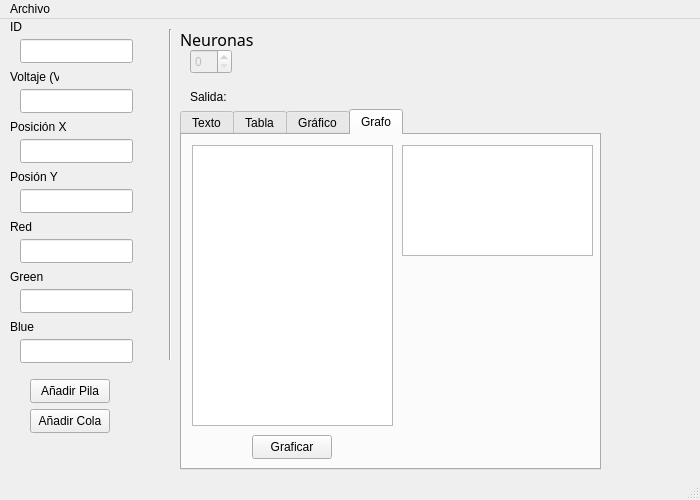
<?xml version="1.0" encoding="UTF-8"?>
<ui version="4.0">
 <class>MainWindow</class>
 <widget class="QMainWindow" name="MainWindow">
  <property name="geometry">
   <rect>
    <x>0</x>
    <y>0</y>
    <width>700</width>
    <height>500</height>
   </rect>
  </property>
  <property name="windowTitle">
   <string>MainWindow</string>
  </property>
  <widget class="QWidget" name="centralwidget">
   <widget class="QPushButton" name="btnAPila">
    <property name="geometry">
     <rect>
      <x>30</x>
      <y>360</y>
      <width>80</width>
      <height>24</height>
     </rect>
    </property>
    <property name="text">
     <string>Añadir Pila</string>
    </property>
   </widget>
   <widget class="QLineEdit" name="lineEdit">
    <property name="geometry">
     <rect>
      <x>20</x>
      <y>20</y>
      <width>113</width>
      <height>24</height>
     </rect>
    </property>
   </widget>
   <widget class="QLabel" name="label">
    <property name="geometry">
     <rect>
      <x>10</x>
      <y>0</y>
      <width>49</width>
      <height>16</height>
     </rect>
    </property>
    <property name="text">
     <string>ID</string>
    </property>
   </widget>
   <widget class="QLineEdit" name="lineEdit_2">
    <property name="geometry">
     <rect>
      <x>20</x>
      <y>70</y>
      <width>113</width>
      <height>24</height>
     </rect>
    </property>
   </widget>
   <widget class="QLabel" name="label_2">
    <property name="geometry">
     <rect>
      <x>10</x>
      <y>50</y>
      <width>49</width>
      <height>16</height>
     </rect>
    </property>
    <property name="text">
     <string>Voltaje (V)</string>
    </property>
   </widget>
   <widget class="QLineEdit" name="lineEdit_3">
    <property name="geometry">
     <rect>
      <x>20</x>
      <y>120</y>
      <width>113</width>
      <height>24</height>
     </rect>
    </property>
   </widget>
   <widget class="QLabel" name="label_3">
    <property name="geometry">
     <rect>
      <x>10</x>
      <y>100</y>
      <width>61</width>
      <height>16</height>
     </rect>
    </property>
    <property name="text">
     <string>Posición X</string>
    </property>
   </widget>
   <widget class="QLineEdit" name="lineEdit_4">
    <property name="geometry">
     <rect>
      <x>20</x>
      <y>170</y>
      <width>113</width>
      <height>24</height>
     </rect>
    </property>
   </widget>
   <widget class="QLabel" name="label_4">
    <property name="geometry">
     <rect>
      <x>10</x>
      <y>150</y>
      <width>49</width>
      <height>16</height>
     </rect>
    </property>
    <property name="text">
     <string>Posión Y</string>
    </property>
   </widget>
   <widget class="QLineEdit" name="lineEdit_5">
    <property name="geometry">
     <rect>
      <x>20</x>
      <y>220</y>
      <width>113</width>
      <height>24</height>
     </rect>
    </property>
   </widget>
   <widget class="QLabel" name="label_5">
    <property name="geometry">
     <rect>
      <x>10</x>
      <y>200</y>
      <width>49</width>
      <height>16</height>
     </rect>
    </property>
    <property name="text">
     <string>Red</string>
    </property>
   </widget>
   <widget class="QLineEdit" name="lineEdit_6">
    <property name="geometry">
     <rect>
      <x>20</x>
      <y>270</y>
      <width>113</width>
      <height>24</height>
     </rect>
    </property>
   </widget>
   <widget class="QLabel" name="label_6">
    <property name="geometry">
     <rect>
      <x>10</x>
      <y>250</y>
      <width>49</width>
      <height>16</height>
     </rect>
    </property>
    <property name="text">
     <string>Green</string>
    </property>
   </widget>
   <widget class="QLineEdit" name="lineEdit_7">
    <property name="geometry">
     <rect>
      <x>20</x>
      <y>320</y>
      <width>113</width>
      <height>24</height>
     </rect>
    </property>
   </widget>
   <widget class="QLabel" name="label_7">
    <property name="geometry">
     <rect>
      <x>10</x>
      <y>300</y>
      <width>49</width>
      <height>16</height>
     </rect>
    </property>
    <property name="text">
     <string>Blue</string>
    </property>
   </widget>
   <widget class="Line" name="line">
    <property name="geometry">
     <rect>
      <x>160</x>
      <y>10</y>
      <width>20</width>
      <height>331</height>
     </rect>
    </property>
    <property name="orientation">
     <enum>Qt::Vertical</enum>
    </property>
   </widget>
   <widget class="QLabel" name="label_8">
    <property name="geometry">
     <rect>
      <x>180</x>
      <y>10</y>
      <width>91</width>
      <height>21</height>
     </rect>
    </property>
    <property name="font">
     <font>
      <family>Raleway Medium</family>
      <pointsize>12</pointsize>
     </font>
    </property>
    <property name="text">
     <string>Neuronas</string>
    </property>
   </widget>
   <widget class="QLabel" name="label_9">
    <property name="geometry">
     <rect>
      <x>190</x>
      <y>70</y>
      <width>49</width>
      <height>16</height>
     </rect>
    </property>
    <property name="text">
     <string>Salida:</string>
    </property>
   </widget>
   <widget class="QSpinBox" name="cNumNeuronas">
    <property name="enabled">
     <bool>false</bool>
    </property>
    <property name="geometry">
     <rect>
      <x>190</x>
      <y>30</y>
      <width>42</width>
      <height>25</height>
     </rect>
    </property>
   </widget>
   <widget class="QPushButton" name="btnACola">
    <property name="geometry">
     <rect>
      <x>30</x>
      <y>390</y>
      <width>80</width>
      <height>24</height>
     </rect>
    </property>
    <property name="text">
     <string>Añadir Cola</string>
    </property>
   </widget>
   <widget class="QTabWidget" name="tabWidget">
    <property name="enabled">
     <bool>true</bool>
    </property>
    <property name="geometry">
     <rect>
      <x>180</x>
      <y>90</y>
      <width>421</width>
      <height>361</height>
     </rect>
    </property>
    <property name="tabPosition">
     <enum>QTabWidget::North</enum>
    </property>
    <property name="tabShape">
     <enum>QTabWidget::Rounded</enum>
    </property>
    <property name="currentIndex">
     <number>3</number>
    </property>
    <property name="elideMode">
     <enum>Qt::ElideNone</enum>
    </property>
    <widget class="QWidget" name="tab">
     <attribute name="title">
      <string>Texto</string>
     </attribute>
     <widget class="QPlainTextEdit" name="cSalida">
      <property name="geometry">
       <rect>
        <x>10</x>
        <y>10</y>
        <width>221</width>
        <height>281</height>
       </rect>
      </property>
     </widget>
     <widget class="QPushButton" name="btnListar">
      <property name="geometry">
       <rect>
        <x>10</x>
        <y>300</y>
        <width>80</width>
        <height>24</height>
       </rect>
      </property>
      <property name="text">
       <string>Listar</string>
      </property>
     </widget>
     <widget class="QComboBox" name="cbOrdernar">
      <property name="geometry">
       <rect>
        <x>240</x>
        <y>10</y>
        <width>91</width>
        <height>24</height>
       </rect>
      </property>
      <property name="placeholderText">
       <string>Ordenar...</string>
      </property>
      <item>
       <property name="text">
        <string>Seleccionar...</string>
       </property>
      </item>
      <item>
       <property name="text">
        <string>ID (Asc)</string>
       </property>
      </item>
      <item>
       <property name="text">
        <string>Voltaje</string>
       </property>
      </item>
     </widget>
    </widget>
    <widget class="QWidget" name="tab_2">
     <attribute name="title">
      <string>Tabla</string>
     </attribute>
     <widget class="QTableWidget" name="tabla">
      <property name="geometry">
       <rect>
        <x>10</x>
        <y>80</y>
        <width>401</width>
        <height>192</height>
       </rect>
      </property>
      <property name="sizePolicy">
       <sizepolicy hsizetype="MinimumExpanding" vsizetype="MinimumExpanding">
        <horstretch>0</horstretch>
        <verstretch>0</verstretch>
       </sizepolicy>
      </property>
      <attribute name="verticalHeaderVisible">
       <bool>false</bool>
      </attribute>
      <attribute name="verticalHeaderHighlightSections">
       <bool>false</bool>
      </attribute>
     </widget>
     <widget class="QLineEdit" name="cBuscar">
      <property name="geometry">
       <rect>
        <x>10</x>
        <y>40</y>
        <width>151</width>
        <height>24</height>
       </rect>
      </property>
     </widget>
     <widget class="QLabel" name="label_10">
      <property name="geometry">
       <rect>
        <x>10</x>
        <y>20</y>
        <width>91</width>
        <height>16</height>
       </rect>
      </property>
      <property name="text">
       <string>Buscar (ID)</string>
      </property>
     </widget>
     <widget class="QPushButton" name="btnActualizar">
      <property name="geometry">
       <rect>
        <x>100</x>
        <y>290</y>
        <width>80</width>
        <height>24</height>
       </rect>
      </property>
      <property name="text">
       <string>Actualizar</string>
      </property>
     </widget>
     <widget class="QPushButton" name="btnBuscar">
      <property name="geometry">
       <rect>
        <x>170</x>
        <y>40</y>
        <width>80</width>
        <height>24</height>
       </rect>
      </property>
      <property name="text">
       <string>Buscar</string>
      </property>
     </widget>
    </widget>
    <widget class="QWidget" name="tab_3">
     <attribute name="title">
      <string>Gráfico</string>
     </attribute>
     <widget class="QGraphicsView" name="graphicsView">
      <property name="geometry">
       <rect>
        <x>10</x>
        <y>10</y>
        <width>401</width>
        <height>281</height>
       </rect>
      </property>
      <property name="alignment">
       <set>Qt::AlignLeading|Qt::AlignLeft|Qt::AlignTop</set>
      </property>
     </widget>
     <widget class="QPushButton" name="btnGraficar">
      <property name="geometry">
       <rect>
        <x>160</x>
        <y>300</y>
        <width>80</width>
        <height>24</height>
       </rect>
      </property>
      <property name="text">
       <string>Graficar</string>
      </property>
     </widget>
     <widget class="QComboBox" name="cbModo">
      <property name="geometry">
       <rect>
        <x>10</x>
        <y>300</y>
        <width>91</width>
        <height>24</height>
       </rect>
      </property>
      <property name="placeholderText">
       <string>Modo. . . </string>
      </property>
      <item>
       <property name="text">
        <string>Seleccionar...</string>
       </property>
      </item>
      <item>
       <property name="text">
        <string>Puntos</string>
       </property>
      </item>
      <item>
       <property name="text">
        <string>Círculos</string>
       </property>
      </item>
     </widget>
     <widget class="QPushButton" name="btnLocalizar">
      <property name="geometry">
       <rect>
        <x>330</x>
        <y>300</y>
        <width>80</width>
        <height>24</height>
       </rect>
      </property>
      <property name="text">
       <string>Dist + Corta</string>
      </property>
     </widget>
    </widget>
    <widget class="QWidget" name="tab_4">
     <attribute name="title">
      <string>Grafo</string>
     </attribute>
     <widget class="QPlainTextEdit" name="cSalidaGrafo">
      <property name="geometry">
       <rect>
        <x>220</x>
        <y>10</y>
        <width>191</width>
        <height>111</height>
       </rect>
      </property>
     </widget>
     <widget class="QGraphicsView" name="graphicsView_2">
      <property name="geometry">
       <rect>
        <x>10</x>
        <y>10</y>
        <width>201</width>
        <height>281</height>
       </rect>
      </property>
      <property name="alignment">
       <set>Qt::AlignLeading|Qt::AlignLeft|Qt::AlignTop</set>
      </property>
     </widget>
     <widget class="QPushButton" name="btnGraficarGrafo">
      <property name="geometry">
       <rect>
        <x>70</x>
        <y>300</y>
        <width>80</width>
        <height>24</height>
       </rect>
      </property>
      <property name="text">
       <string>Graficar</string>
      </property>
     </widget>
    </widget>
   </widget>
  </widget>
  <widget class="QMenuBar" name="menubar">
   <property name="geometry">
    <rect>
     <x>0</x>
     <y>0</y>
     <width>700</width>
     <height>21</height>
    </rect>
   </property>
   <widget class="QMenu" name="menuA_adir">
    <property name="title">
     <string>Archivo</string>
    </property>
    <addaction name="actionAbrir"/>
    <addaction name="actionGuardar"/>
   </widget>
   <addaction name="menuA_adir"/>
  </widget>
  <widget class="QStatusBar" name="statusbar"/>
  <action name="actionAbrir">
   <property name="text">
    <string>Abrir</string>
   </property>
  </action>
  <action name="actionGuardar">
   <property name="text">
    <string>Guardar</string>
   </property>
  </action>
 </widget>
 <resources/>
 <connections/>
</ui>
